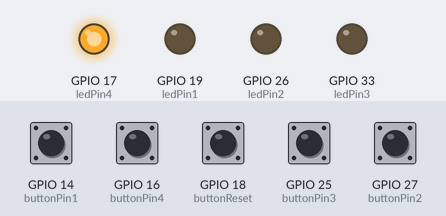
The sketch below on a simulated ESP32. Parts: output pins drawn as LEDs (lit = HIGH). The test bench sets the inputs (shaded band); at power-on: GPIO 14 (buttonPin1), GPIO 16 (buttonPin4), GPIO 18 (buttonReset), GPIO 25 (buttonPin3), GPIO 27 (buttonPin2) HIGH. Random numbers use the default seed unless the sketch sets one.

Above: at 0.1 s.
At 6.52 s:
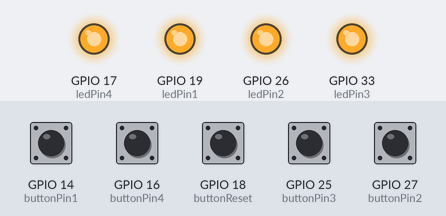
At 11.5 s:
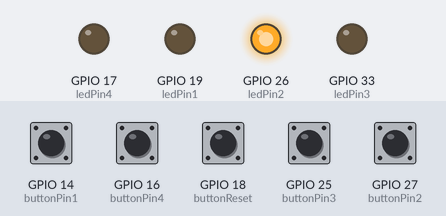
At 18.3 s:
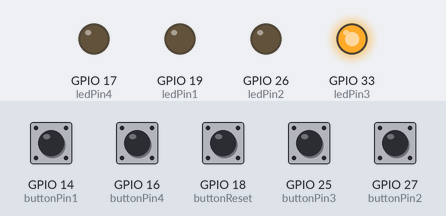
At 31.9 s:
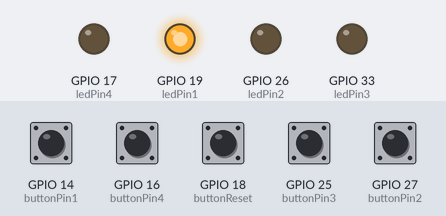
At 37.4 s:
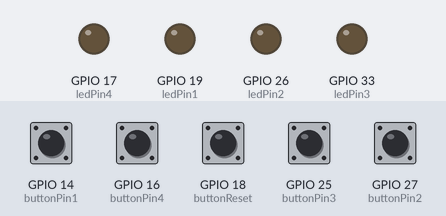
Timing chart, 0 to 40.0 s (numbered marks = the images above):
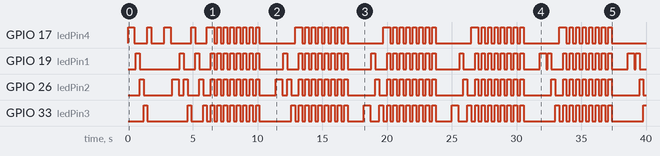

The sketch:

Ponderada_Semana_3.ino
```cpp
const int ledPin1 = 19;
const int ledPin2 = 26;
const int ledPin3 = 33;
const int ledPin4 = 17;
const int buttonPin1 = 14;
const int buttonPin2 = 27;
const int buttonPin3 = 25;
const int buttonPin4 = 16;
const int buttonReset = 18;
bool resetButtonPressed = false;

int buttons[5] = {buttonPin1, buttonPin2, buttonPin3, buttonPin4, buttonReset};
int leds[4] = {ledPin1, ledPin2, ledPin3, ledPin4};

int sequence[16] = {};
int currentRound = 0;
int step = 0;
bool losing = false;

void setup() {
  setupButtons();
  setupLeds();
}

void loop() {
  if (digitalRead(buttonReset) == LOW) {
    resetButtonPressed = false;
    gameOver();
  }
  nextRound();
  playSequence();
  waitingPlayer();

  if (losing) {
    gameOverAnimation();
    resetGame();
  }
  if (currentRound >= 4){
    winAnimation();
    resetGame();
  }
  delay(1000);
}

void setupButtons() {
  for (int i = 0; i < 4; i++) {
    pinMode(buttons[i], INPUT_PULLUP);
  }
  pinMode(buttonReset, INPUT_PULLUP);
}

void setupLeds() {
  for (int i = 0; i < 4; i++) {
    pinMode(leds[i], OUTPUT);
  }
}

void playSequence() {
  for (int i = 0; i < currentRound; i++) {
    digitalWrite(leds[sequence[i]], HIGH);
    delay(500);
    digitalWrite(leds[sequence[i]], LOW);
    delay(100);
  }
}

void waitingPlayer() {
  int buttonPressed = 0;
  for (int i = 0; i < currentRound; i++) {
    bool moveMade = false;
    while (!moveMade) {
      for (int j = 0; j < 4; j++) {
        if (digitalRead(buttons[j]) == HIGH) {
          buttonPressed = j;
          digitalWrite(leds[j], HIGH);
          delay(300);
          digitalWrite(leds[j], LOW);
          moveMade = true;
        }
      }
    }
    if (sequence[step] != buttonPressed) {
      gameOverAnimation();
      losing = true;
      break;
    }
    step++;
  }
  step = 0;
}

void nextRound() {
  if (currentRound < 4) {
    sequence[currentRound] = random(4);
    currentRound++;
  }
}

void gameOver() {
  if (resetButtonPressed) {
    losing = true;
    resetGame();
    resetButtonPressed = false;
  }
}

void resetGame() {
  for (int i = 0; i < 16; i++) {
    sequence[i] = 0;
  }
  currentRound = 0;
  step = 0;
  losing = false;
}

void gameOverAnimation() {
  for (int i = 0; i < 4; i++) {
    digitalWrite(ledPin1, HIGH);
    digitalWrite(ledPin2, HIGH);
    digitalWrite(ledPin3, HIGH);
    digitalWrite(ledPin4, HIGH);
    delay(250);
    digitalWrite(ledPin1, LOW);
    digitalWrite(ledPin2, LOW);
    digitalWrite(ledPin3, LOW);
    digitalWrite(ledPin4, LOW);
    delay(250);
  }
}

void winAnimation() {
  for (int i = 0; i < 2; i++) {
    for(int j = 0; i < 4; j++){
      digitalWrite(leds[j], HIGH);
      delay(250);
      digitalWrite(leds[j], LOW);
      delay(250);
    }
  }
}
```

Measured:
- by itself, GPIO 17 (ledPin4): LOW → HIGH at 0.00 s, → LOW 0.50 s later, → HIGH 1.0 s later, → LOW 0.30 s later, … (88 changes in this stretch)
- by itself, GPIO 19 (ledPin1): LOW → HIGH at 0.60 s, → LOW 0.30 s later, → HIGH 3.1 s later, → LOW 0.30 s later, … (100 changes in this stretch)
- by itself, GPIO 26 (ledPin2): LOW → HIGH at 0.90 s, → LOW 0.30 s later, → HIGH 2.2 s later, → LOW 0.50 s later, … (100 changes in this stretch)
- by itself, GPIO 33 (ledPin3): LOW → HIGH at 1.2 s, → LOW 0.30 s later, → HIGH 3.1 s later, → LOW 0.30 s later, … (99 changes in this stretch)
